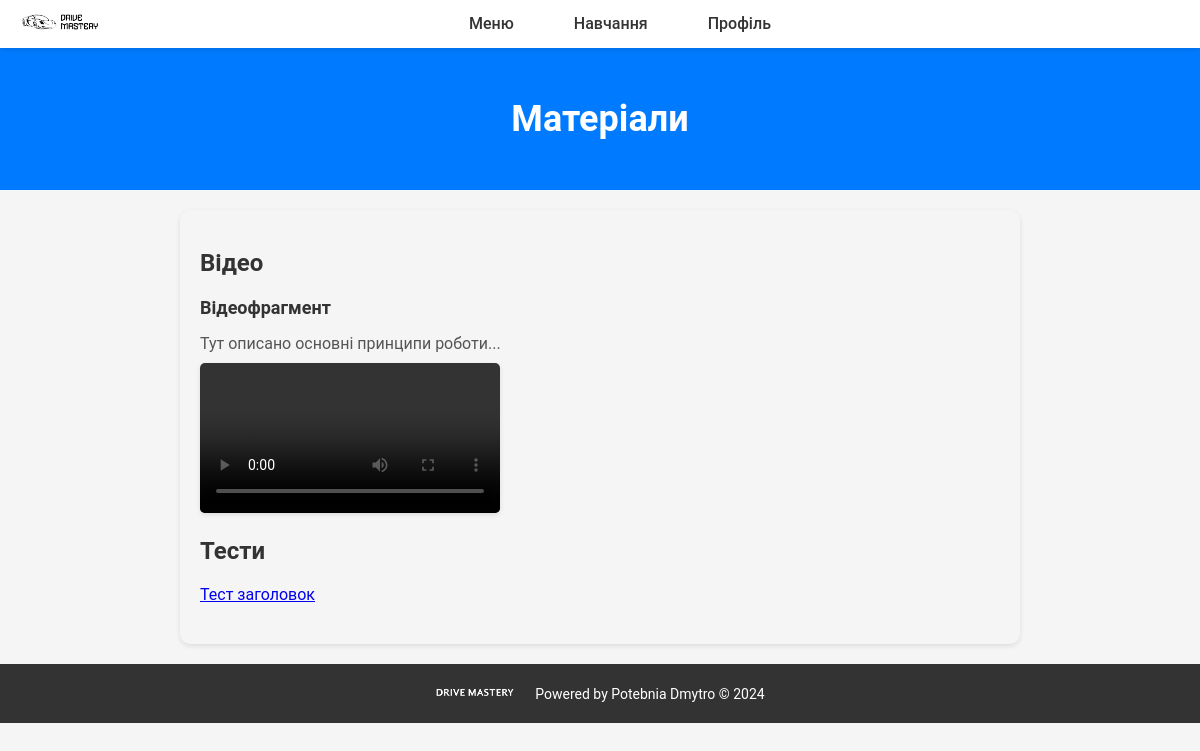
Page /student_main/materials/ (signed in) on the earlier database version.
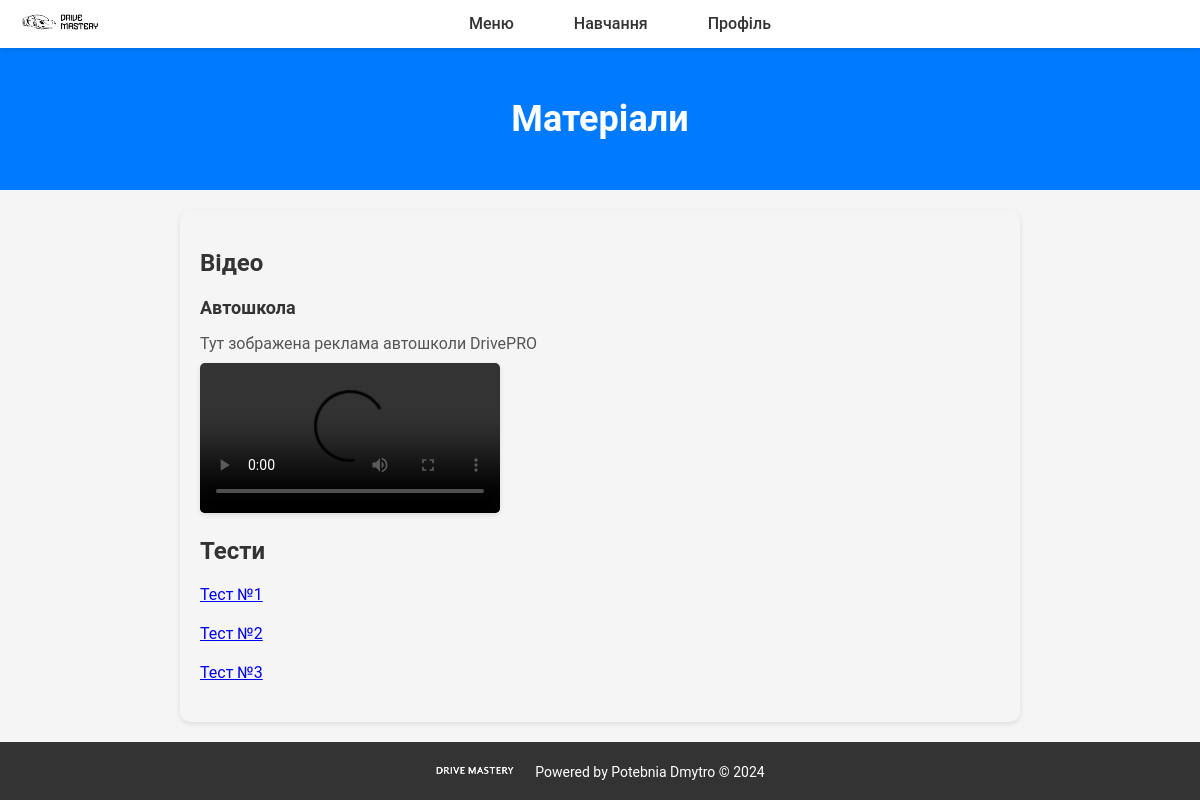
Same page on the later database version.
### main/models.py (models this page shows, shortened)
class Video(models.Model): # Модель відео
    title = models.CharField(max_length=200) # Назва відео
    description = models.TextField() # Опис відео
    video_file = models.FileField(upload_to='videos/') # Файл відео
    created_at = models.DateTimeField(auto_now_add=True) # Дата створення відео

class Test(models.Model): # Модель тесту
    title = models.CharField(max_length=200) # Назва тесту
    description = models.TextField() # Опис тесту
    questions = models.ManyToManyField(Question) # Зв'язок з питаннями
    created_at = models.DateTimeField(auto_now_add=True) # Дата створення тесту

### main/views.py (the view)
# urls.py: path('<str:user_type>_main/materials/', views.materials, name='materials'),
@login_required
def materials(request, user_type): # Функція "Матеріали"
    videos = Video.objects.all()
    tests = Test.objects.all()
    context = {
        'show_content': 'materials',
        'page_title': 'Матеріали',
        'videos': videos,
        'tests': tests,
    }
    return render(request, f'main/{user_type}.html', context)

### main/templates/main/student.html (shortened to what this page needs)
<!DOCTYPE html>
<html lang="uk">
<head>
    <link rel="stylesheet" href="/static/css/users.css">
    <link rel="stylesheet" href="/static/css/forms.css">
    <link rel="stylesheet" href="/static/css/materials.css">
</head>
<body>
    <nav>
        <div class="logo">
            <a href="{% url 'student' %}" id="logo-link">
                <img src="/static/png/logo.png" alt="Logo" id="logo">
            </a>
        </div>
        <div class="nav-container">
            <ul class="nav-links">
                <li>
                    <a href="#">Меню</a>
                </li>
                <li>
                    <a href="#">Навчання</a>
                </li>
                <li>
                    <a href="#">Профіль</a>
                </li>
            </ul>
        </div>
    </nav>
    <header>
        <h1>{{ page_title }}</h1>
    </header>
    <main>
        {% include 'main/extends/materials.html' %}
    </main>
    <footer>
        <div class="footer-logo">
            <img src="/static/png/footer.png" alt="Footer Logo">
        </div>
        <div class="footer-text">Powered by Potebnia Dmytro © 2024</div>
    </footer>
</body>
</html>

### main/templates/main/extends/materials.html (shortened to what this page needs)
{% if show_content == 'materials' %}
	<div class="materials-section">
        <h2>Відео</h2>
        <ul>
            {% for video in videos %}
                <li>
                    <h3>{{ video.title }}</h3>
                    <p>{{ video.description }}</p>
                    {% if video.video_file %}
                        <video controls>
                            <source src="{{ video.video_file.url }}" type="video/mp4">
                        </video>
                    {% endif %}
                </li>
            {% endfor %}
        </ul>
        <h2>Тести</h2>
        <ul>
            {% for test in tests %}
			{% if test.questions.all %}
                <li><a href="{% url 'take_test' user_type=request.user.user_type test_id=test.id %}">{{ test.title }}</a></li>
            {% endif %}
			{% endfor %}
        </ul>
	</div>
{% elif show_content == 'test_result' %}
	<div class="test-result-section">
		<h2>{{ page_title }}</h2>
        <p>Ваш результат: {{ score }}/{{ total_questions }}</p>
	</div>
{% endif %}

### static/css/users.css (style rules this page uses)
body { font-family: 'Roboto', sans-serif; margin: 0; padding: 0; background-color: #f5f5f5; color: #333; }
main { padding: 20px; }
nav { display: flex; justify-content: space-between; align-items: center; padding: 10px 20px; background-color: #ffffff; box-shadow: 0 2px 5px rgba(0, 0, 0, 0.1); position: relative; z-index: 1; }
.logo img { width: 80px; height: auto; transition: transform 0.3s ease; }
.nav-container { display: flex; justify-content: center; flex-grow: 1; }
.nav-links { display: flex; list-style: none; margin: 0; padding: 0; align-items: center; }
.nav-links li { position: relative; }
.nav-links li:last-child { margin-right: 0; }
.nav-links li a { text-decoration: none; color: #333; font-weight: 500; transition: color 0.3s ease; padding: 10px; margin-right: 40px; border-radius: 5px; }
header { text-align: center; padding: 50px 0; background-color: #007bff; color: #ffffff; }
header h1 { font-size: 36px; margin: 0; }
footer { background-color: #333; color: #ffffff; padding: 20px; text-align: center; display: flex; justify-content: center; align-items: center; }
.footer-logo img { width: 80px; height: auto; margin-right: 20px; }
.footer-text { font-size: 14px; }

### static/css/materials.css (style rules this page uses)
.materials-section { max-width: 800px; margin: 0 auto; padding: 20px; background-color: #f5f5f5; border-radius: 10px; box-shadow: 0 2px 5px rgba(0, 0, 0, 0.1); }
.materials-section h2 { font-size: 24px; margin-bottom: 20px; color: #333; }
.materials-section ul { list-style-type: none; padding: 0; }
.materials-section li { margin-bottom: 20px; }
.materials-section li h3 { font-size: 18px; margin-bottom: 10px; }
.materials-section li p { color: #555; margin-bottom: 10px; }
.materials-section li video { max-width: 100%; height: auto; border-radius: 5px; box-shadow: 0 2px 5px rgba(0, 0, 0, 0.1); }

Differences in the rows shown:
removed Video: title "Відеофрагмент", description "Тут описано основні принципи роботи..."
removed Test: title "Тест заголовок"
added Video: title "Автошкола", description "Тут зображена реклама автошколи DrivePRO"
added Test: title "Тест №1"
added Test: title "Тест №2"
added Test: title "Тест №3"
